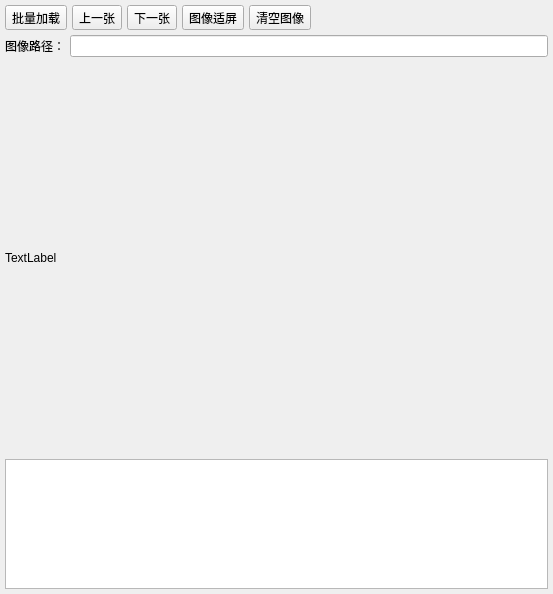
<?xml version="1.0" encoding="UTF-8"?>
<ui version="4.0">
 <class>Widget</class>
 <widget class="QWidget" name="Widget">
  <property name="geometry">
   <rect>
    <x>0</x>
    <y>0</y>
    <width>553</width>
    <height>594</height>
   </rect>
  </property>
  <property name="windowTitle">
   <string>Widget</string>
  </property>
  <layout class="QVBoxLayout" name="verticalLayout">
   <property name="spacing">
    <number>5</number>
   </property>
   <property name="leftMargin">
    <number>5</number>
   </property>
   <property name="topMargin">
    <number>5</number>
   </property>
   <property name="rightMargin">
    <number>5</number>
   </property>
   <property name="bottomMargin">
    <number>5</number>
   </property>
   <item>
    <layout class="QHBoxLayout" name="horizontalLayout">
     <item>
      <widget class="QToolButton" name="btn_loadMultiPic">
       <property name="text">
        <string>批量加载</string>
       </property>
       <property name="icon">
        <iconset resource="main.qrc">
         <normaloff>:/image/folder.png</normaloff>:/image/folder.png</iconset>
       </property>
       <property name="iconSize">
        <size>
         <width>40</width>
         <height>40</height>
        </size>
       </property>
       <property name="toolButtonStyle">
        <enum>Qt::ToolButtonTextUnderIcon</enum>
       </property>
      </widget>
     </item>
     <item>
      <widget class="QToolButton" name="btnPreviousPic">
       <property name="text">
        <string>上一张</string>
       </property>
       <property name="icon">
        <iconset resource="main.qrc">
         <normaloff>:/image/zoom_pre.ico</normaloff>:/image/zoom_pre.ico</iconset>
       </property>
       <property name="iconSize">
        <size>
         <width>40</width>
         <height>40</height>
        </size>
       </property>
       <property name="toolButtonStyle">
        <enum>Qt::ToolButtonTextUnderIcon</enum>
       </property>
      </widget>
     </item>
     <item>
      <widget class="QToolButton" name="btnNextPic">
       <property name="text">
        <string>下一张</string>
       </property>
       <property name="icon">
        <iconset resource="main.qrc">
         <normaloff>:/image/zoom_next.ico</normaloff>:/image/zoom_next.ico</iconset>
       </property>
       <property name="iconSize">
        <size>
         <width>40</width>
         <height>40</height>
        </size>
       </property>
       <property name="toolButtonStyle">
        <enum>Qt::ToolButtonTextUnderIcon</enum>
       </property>
      </widget>
     </item>
     <item>
      <widget class="QToolButton" name="btn_AdaptiveScreen">
       <property name="text">
        <string>图像适屏</string>
       </property>
       <property name="icon">
        <iconset resource="main.qrc">
         <normaloff>:/image/adaptiveScreen.png</normaloff>:/image/adaptiveScreen.png</iconset>
       </property>
       <property name="iconSize">
        <size>
         <width>40</width>
         <height>40</height>
        </size>
       </property>
       <property name="toolButtonStyle">
        <enum>Qt::ToolButtonTextUnderIcon</enum>
       </property>
      </widget>
     </item>
     <item>
      <widget class="QToolButton" name="btn_clearPic">
       <property name="text">
        <string>清空图像</string>
       </property>
       <property name="icon">
        <iconset resource="main.qrc">
         <normaloff>:/image/clearFiles.png</normaloff>:/image/clearFiles.png</iconset>
       </property>
       <property name="iconSize">
        <size>
         <width>40</width>
         <height>40</height>
        </size>
       </property>
       <property name="toolButtonStyle">
        <enum>Qt::ToolButtonTextUnderIcon</enum>
       </property>
      </widget>
     </item>
     <item>
      <spacer name="horizontalSpacer">
       <property name="orientation">
        <enum>Qt::Horizontal</enum>
       </property>
       <property name="sizeHint" stdset="0">
        <size>
         <width>40</width>
         <height>20</height>
        </size>
       </property>
      </spacer>
     </item>
    </layout>
   </item>
   <item>
    <layout class="QHBoxLayout" name="horizontalLayout_2">
     <item>
      <widget class="QLabel" name="label_2">
       <property name="text">
        <string>图像路径：</string>
       </property>
      </widget>
     </item>
     <item>
      <widget class="QLineEdit" name="lineEdit_PicPath"/>
     </item>
    </layout>
   </item>
   <item>
    <widget class="QLabel" name="PicShow">
     <property name="sizePolicy">
      <sizepolicy hsizetype="Expanding" vsizetype="Expanding">
       <horstretch>0</horstretch>
       <verstretch>0</verstretch>
      </sizepolicy>
     </property>
     <property name="text">
      <string>TextLabel</string>
     </property>
    </widget>
   </item>
   <item>
    <widget class="QListWidget" name="listWidget">
     <property name="sizePolicy">
      <sizepolicy hsizetype="Expanding" vsizetype="Fixed">
       <horstretch>0</horstretch>
       <verstretch>0</verstretch>
      </sizepolicy>
     </property>
     <property name="minimumSize">
      <size>
       <width>0</width>
       <height>130</height>
      </size>
     </property>
     <property name="maximumSize">
      <size>
       <width>16777215</width>
       <height>130</height>
      </size>
     </property>
    </widget>
   </item>
  </layout>
 </widget>
 <resources>
  <include location="main.qrc"/>
 </resources>
 <connections/>
</ui>
